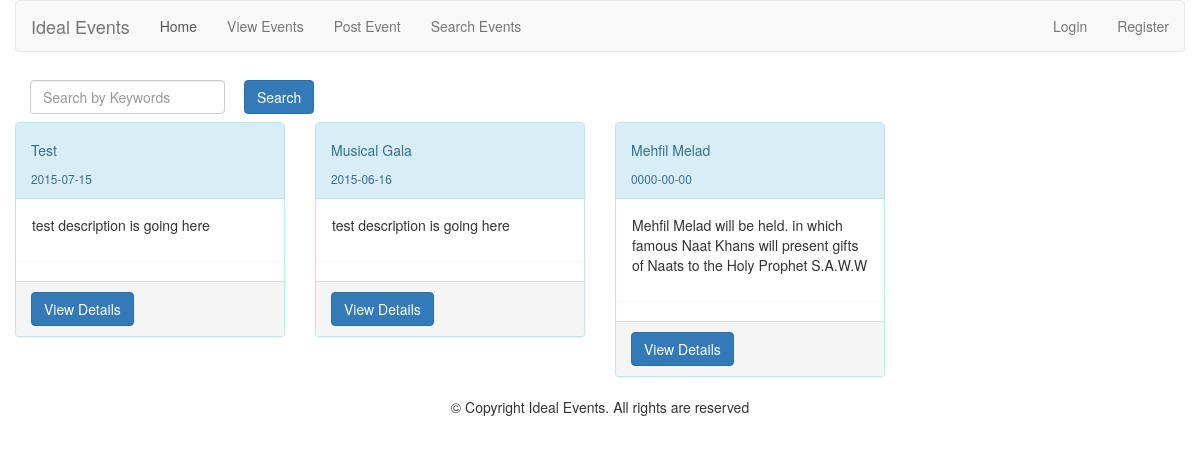
The app's page /search-events.php?locid=Multan Sports Ground with its own data.
### tables this page shows
CREATE TABLE IF NOT EXISTS `events` (
  `e_id` int(11) NOT NULL AUTO_INCREMENT,
  `e_title` varchar(255) NOT NULL,
  `e_category` varchar(255) NOT NULL,
  `e_date` date NOT NULL,
  `e_location` varchar(255) NOT NULL,
  `e_description` varchar(500) NOT NULL,
 `e_organizer` varchar(500) NOT NULL,
  PRIMARY KEY (`e_id`)
);

### search-events.php (the view, shortened to what this page needs)
<?php
if(isset($_GET['locid']))
{
	$locid=$_GET['locid'];
}
require "header.php";
?>
				<div class="row">
							<form method="post" action="?keyword" class="navbar-form navbar-left" role="search">
								<div class="form-group control-group">
									<div class="col-md-4">
									<input type="text" class="form-control" name="keyword" placeholder="Search by Keywords" required>
									</div>
								</div>
										<input type="submit" class="btn btn-primary" value="Search" />
							</form>
				</div>
				<?php
				$conn=new mysqli("localhost","root","","events");
				if (isset($category))
				{
						$result=$conn->query("SELECT * FROM events WHERE e_category='$category' ORDER BY e_date DESC");
						if ($result->num_rows>0)
								{
					echo "<div class='row'>";
					while ($row=$result->fetch_assoc())
						{
						echo "<div class='col-md-3'>";
						echo "<div class='panel panel-info'>";
						echo "<div class='panel-heading'>";
						echo "<h5>".$row['e_title']."</h5>";
						echo "<small>".$row['e_date']."</small>";
						echo "</div>";
						echo "<div class='panel panel-body'>";
						echo "<p>".$row['e_description']."</p>";
						echo "</div>";
						echo "<div class='panel-footer'>";
						echo "<a class='btn btn-primary' href='event-details.php?eventid=".$row['e_id'] ."'>View Details</a>";
						echo "</div>";
						echo "</div>";
						echo "</div>";
						}
					echo "</div>";
				}
				}
				elseif (isset($locid))
				{
						$result=$conn->query("SELECT * FROM events WHERE e_location='$locid' ORDER BY e_date DESC");
						if ($result->num_rows>0)
				{
					echo "<div class='row'>";
					while ($row=$result->fetch_assoc())
						{
						echo "<div class='col-md-3'>";
						echo "<div class='panel panel-info'>";
						echo "<div class='panel-heading'>";
						echo "<h5>".$row['e_title']."</h5>";
						echo "<small>".$row['e_date']."</small>";
						echo "</div>";
						echo "<div class='panel panel-body'>";
						echo "<p>".$row['e_description']."</p>";
						echo "</div>";
						echo "<div class='panel-footer'>";
						echo "<a class='btn btn-primary' href='event-details.php?eventid=".$row['e_id'] ."'>View Details</a>";
						echo "</div>";
						echo "</div>";
						echo "</div>";
						}
					echo "</div>";
				}
				}
			?>
<?php
require "footer.php";
?>

### records on screen
events: e_title "Test", e_date "2015-07-15", e_description "test description is going here"
events: e_title "Musical Gala", e_date "2015-06-16", e_description "test description is going here"
events: e_title "Mehfil Melad", e_date "0000-00-00", e_description "Mehfil Melad will be held. in which famous Naat Khans will present gifts of Naats to the Holy Prophet S.A.W.W"
